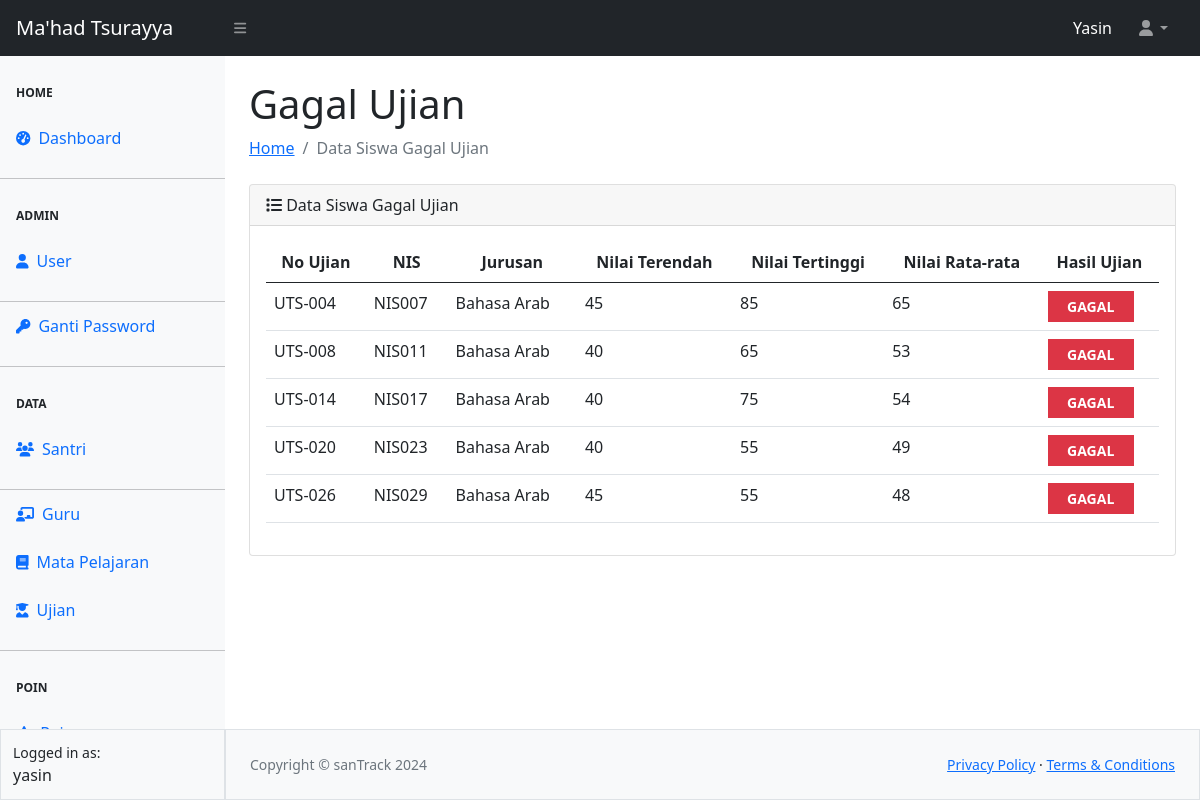
Screenshot of /ujian/gagal.php (signed in) with the database file from the repository.
### tables this page shows
CREATE TABLE `tbl_ujian` (
  `no_ujian` char(7) NOT NULL,
  `tgl_ujian` date NOT NULL,
  `nis` char(6) NOT NULL,
  `jurusan` varchar(50) NOT NULL,
  `total_nilai` int(11) NOT NULL,
  `nilai_terendah` int(11) NOT NULL,
  `nilai_tertinggi` int(11) NOT NULL,
  `nilai_rata2` int(11) NOT NULL,
  `hasil_ujian` varchar(10) NOT NULL
);

### ujian/gagal.php (the view, shortened to what this page needs)
<?php
require_once "../config.php";
require_once "../template/header.php";
require_once "../template/navbar.php";
require_once "../template/sidebar.php";
?>
<div id="layoutSidenav_content">
    <main>
        <div class="container-fluid px-4">
            <h1 class="mt-4">Gagal Ujian</h1>
            <ol class="breadcrumb mb-4">
                <li class="breadcrumb-item"><a href="../index.php">Home</a></li>
                <li class="breadcrumb-item active">Data Siswa Gagal Ujian</li>
            </ol>
            <div class="card">
                <div class="card-header">
                    <i class="fa-solid fa-list"></i> Data Siswa Gagal Ujian
                </div>
                <div class="card-body">
                    <table class="table table-hover" id="datatablesSimple">
                        <thead>
                            <tr>
                                <th scope="col"><center>No Ujian</center></th>
                                <th scope="col"><center>NIS</center></th>
                                <th scope="col"><center>Jurusan</center></th>
                                <th scope="col"><center>Nilai Terendah</center></th>
                                <th scope="col"><center>Nilai Tertinggi</center></th>
                                <th scope="col"><center>Nilai Rata-rata</center></th>
                                <th scope="col"><center>Hasil Ujian</center></th>
                            </tr>
                        </thead>
                        <tbody>
                            <?php
                            $queryLulus = mysqli_query($koneksi, "SELECT * FROM tbl_ujian WHERE hasil_ujian = 'GAGAL'");
                            while ($data = mysqli_fetch_array($queryLulus)) { ?>
                                <tr>
                                    <td><?= $data['no_ujian'] ?></td>
                                    <td><?= $data['nis'] ?></td>
                                    <td><?= $data['jurusan'] ?></td>
                                    <td><?= $data['nilai_terendah'] ?></td>
                                    <td><?= $data['nilai_tertinggi'] ?></td>
                                    <td><?= $data['nilai_rata2'] ?></td>
                                    <td><button type="button" class="btn btn-danger btn-sm rounded-0 col-10 fw-bold text-uppercase"><?= $data['hasil_ujian'] ?></button></td>
                                </tr>
                            <?php
                            }
                            ?>
                        </tbody>
                    </table>
                </div>
            </div>
        </div>
    </main>
<?php
require_once "../template/footer.php";
?>

### rows the page displays
tbl_ujian: no_ujian "UTS-004", nis "NIS007", jurusan "Bahasa Arab", nilai_terendah "45", nilai_tertinggi "85", nilai_rata2 "65", hasil_ujian "GAGAL"
tbl_ujian: no_ujian "UTS-008", nis "NIS011", jurusan "Bahasa Arab", nilai_terendah "40", nilai_tertinggi "65", nilai_rata2 "53", hasil_ujian "GAGAL"
tbl_ujian: no_ujian "UTS-014", nis "NIS017", jurusan "Bahasa Arab", nilai_terendah "40", nilai_tertinggi "75", nilai_rata2 "54", hasil_ujian "GAGAL"
tbl_ujian: no_ujian "UTS-020", nis "NIS023", jurusan "Bahasa Arab", nilai_terendah "40", nilai_tertinggi "55", nilai_rata2 "49", hasil_ujian "GAGAL"
tbl_ujian: no_ujian "UTS-026", nis "NIS029", jurusan "Bahasa Arab", nilai_terendah "45", nilai_tertinggi "55", nilai_rata2 "48", hasil_ujian "GAGAL"

### other values shown
$_SESSION["ssUser"] "Yasin"
$_SESSION["ssUser"] "yasin"
